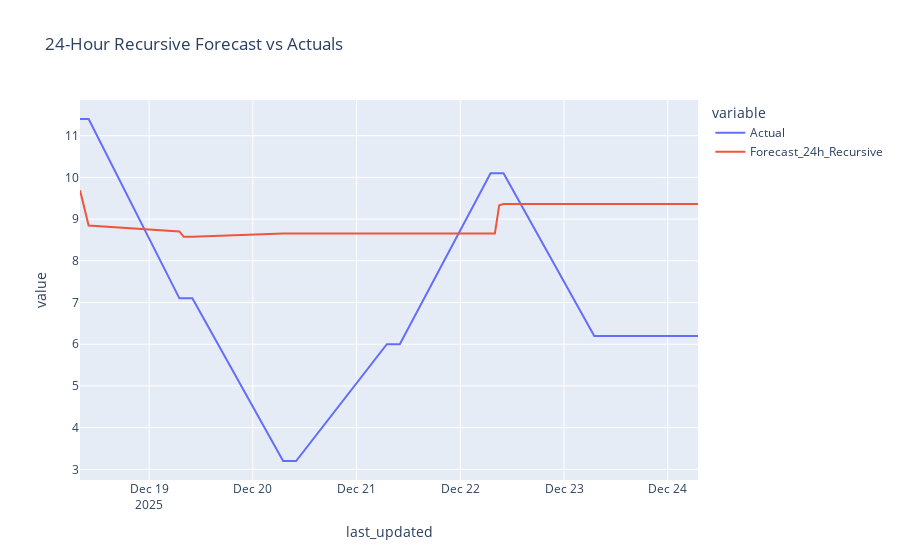

The code cell stored with this chart in its notebook:
### Markdown cell above
## 4. Multi-Step Forecasting (Recursive Approach)

The core problem with "Next Hour" models is they can't see far ahead. We simulate a 24-hour forecast by feeding predictions back into the model loop.

### Code cell
# Train on full dataset up to the last 24 hours (Hold out last day for demo)
train_full = df_features.iloc[:-24]
test_future = df_features.iloc[-24:].copy()

final_model = XGBRegressor(n_estimators=1000, learning_rate=0.01, n_jobs=-1)
final_model.fit(train_full[features], train_full[target])

# Start with the last known data point from training
current_input = train_full.iloc[-1:].copy()
predictions = []

for i in range(24):
    # 1. Predict Next Step
    pred_temp = final_model.predict(current_input[features])[0]
    predictions.append(pred_temp)
    
    # 2. Update Features for Next Step (Recursive Feedback)
    # Shift Lags: Lag 1 becomes current prediction, Lag 2 becomes old Lag 1, etc.
    next_input = current_input.copy()
    next_input['lag_2'] = next_input['lag_1']
    next_input['lag_1'] = pred_temp  # Feed prediction back!
    
    # Update Time Features
    next_input.index = next_input.index + pd.Timedelta(hours=1)
    next_input['hour'] = next_input.index.hour
    next_input['hour_sin'] = np.sin(2 * np.pi * next_input['hour'] / 24)
    next_input['hour_cos'] = np.cos(2 * np.pi * next_input['hour'] / 24)
    
    # NOTE: Updating Rolling Means recursively is complex, 
    # for simplicity in this demo we assume they stay relatively stable or update simply.
    # In production, we would re-calculate rolling window vector.
    
    current_input = next_input

# Visualize 24h Horizon
comparison = pd.DataFrame({
    'Actual': test_future['temperature_celsius'].values,
    'Forecast_24h_Recursive': predictions
}, index=test_future.index)

fig = px.line(comparison, title="24-Hour Recursive Forecast vs Actuals")
fig.show()

### Figure 1 — Plotly figure (JSON) as saved in the notebook; plotly's stock layout.template omitted (floating-point values rounded to 4 significant figures)
{"data": [{"hovertemplate": "variable=Actual<br>last_updated=%{x}<br>value=%{y}<extra></extra>", "legendgroup": "Actual", "line": {"color": "#636efa", "dash": "solid"}, "marker": {"symbol": "circle"}, "mode": "lines", "name": "Actual", "orientation": "v", "showlegend": true, "type": "scatter", "x": ["2025-12-18T08:00:00.000000000", "2025-12-18T09:00:00.000000000", "2025-12-18T10:00:00.000000000", "2025-12-19T07:00:00.000000000", "2025-12-19T08:00:00.000000000", "2025-12-19T09:00:00.000000000", "2025-12-19T10:00:00.000000000", "2025-12-20T07:00:00.000000000", "2025-12-20T08:00:00.000000000", "2025-12-20T09:00:00.000000000", "2025-12-20T10:00:00.000000000", "2025-12-21T07:00:00.000000000", "2025-12-21T08:00:00.000000000", "2025-12-21T09:00:00.000000000", "2025-12-21T10:00:00.000000000", "2025-12-22T07:00:00.000000000", "2025-12-22T08:00:00.000000000", "2025-12-22T09:00:00.000000000", "2025-12-22T10:00:00.000000000", "2025-12-23T07:00:00.000000000", "2025-12-23T08:00:00.000000000", "2025-12-23T09:00:00.000000000", "2025-12-23T10:00:00.000000000", "2025-12-24T07:00:00.000000000"], "xaxis": "x", "y": [11.4, 11.4, 11.4, 7.1, 7.1, 7.1, 7.1, 3.2, 3.2, 3.2, 3.2, 6.0, 6.0, 6.0, 6.0, 10.1, 10.1, 10.1, 10.1, 6.2, 6.2, 6.2, 6.2, 6.2], "yaxis": "y"}, {"hovertemplate": "variable=Forecast_24h_Recursive<br>last_updated=%{x}<br>value=%{y}<extra></extra>", "legendgroup": "Forecast_24h_Recursive", "line": {"color": "#EF553B", "dash": "solid"}, "marker": {"symbol": "circle"}, "mode": "lines", "name": "Forecast_24h_Recursive", "orientation": "v", "showlegend": true, "type": "scatter", "x": ["2025-12-18T08:00:00.000000000", "2025-12-18T09:00:00.000000000", "2025-12-18T10:00:00.000000000", "2025-12-19T07:00:00.000000000", "2025-12-19T08:00:00.000000000", "2025-12-19T09:00:00.000000000", "2025-12-19T10:00:00.000000000", "2025-12-20T07:00:00.000000000", "2025-12-20T08:00:00.000000000", "2025-12-20T09:00:00.000000000", "2025-12-20T10:00:00.000000000", "2025-12-21T07:00:00.000000000", "2025-12-21T08:00:00.000000000", "2025-12-21T09:00:00.000000000", "2025-12-21T10:00:00.000000000", "2025-12-22T07:00:00.000000000", "2025-12-22T08:00:00.000000000", "2025-12-22T09:00:00.000000000", "2025-12-22T10:00:00.000000000", "2025-12-23T07:00:00.000000000", "2025-12-23T08:00:00.000000000", "2025-12-23T09:00:00.000000000", "2025-12-23T10:00:00.000000000", "2025-12-24T07:00:00.000000000"], "xaxis": "x", "y": [9.69, 9.272, 8.846, 8.706, 8.576, 8.576, 8.576, 8.653, 8.656, 8.656, 8.656, 8.656, 8.656, 8.656, 8.656, 8.656, 8.656, 9.333, 9.361, 9.361, 9.361, 9.361, 9.361, 9.361], "yaxis": "y"}], "layout": {"legend": {"title": {"text": "variable"}, "tracegroupgap": 0}, "title": {"text": "24-Hour Recursive Forecast vs Actuals"}, "xaxis": {"anchor": "y", "domain": [0, 1], "title": {"text": "last_updated"}}, "yaxis": {"anchor": "x", "domain": [0, 1], "title": {"text": "value"}}}}
